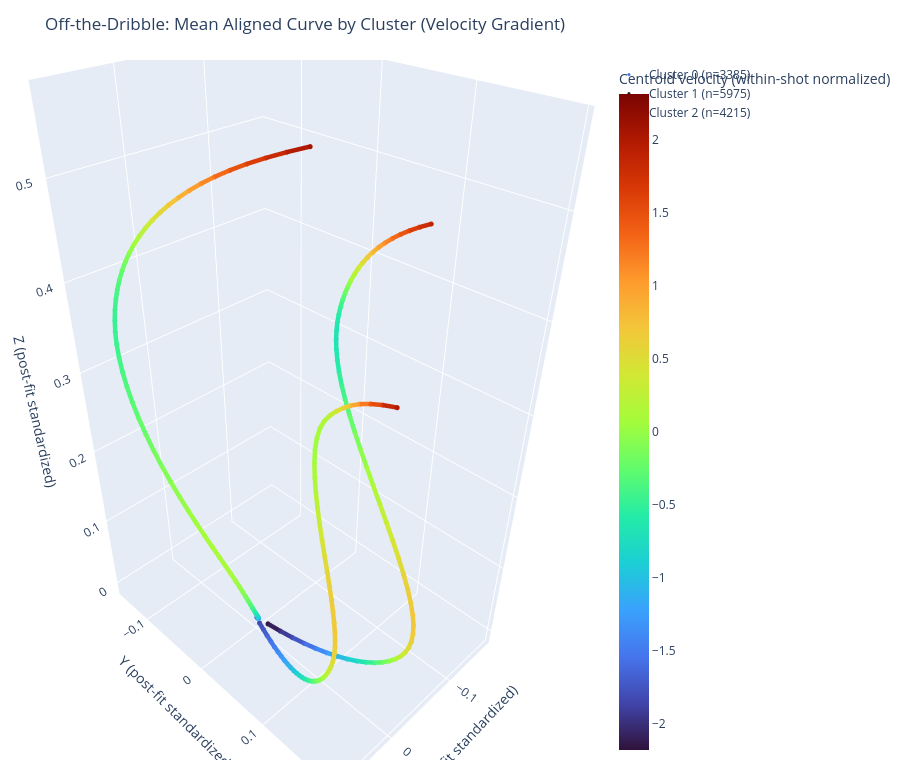

This figure's notebook cell:
### Code cell
# Off-the-dribble clustering (self-contained cell).
# Reuses traj_df from earlier pipeline and mirrors catch-and-shoot processing.

# Ensure geomstats compatibility in this environment.
if not hasattr(np, 'trapz') and hasattr(np, 'trapezoid'):
    np.trapz = np.trapezoid

import geomstats.backend as gs
from geomstats.geometry.discrete_curves import DiscreteCurvesStartingAtOrigin, SRVMetric
from sklearn.cluster import KMeans
from sklearn.metrics import silhouette_score
from sklearn.preprocessing import StandardScaler

if 'pick_optimal_kmeans_k' not in globals():
    def pick_optimal_kmeans_k(feature_matrix, k_candidates, random_state=42):
        n_samples = int(feature_matrix.shape[0])
        valid_k = sorted({int(k) for k in k_candidates if 2 <= int(k) < n_samples})
        if not valid_k:
            fallback_k = 2 if n_samples >= 3 else 1
            return fallback_k, pd.DataFrame()

        scores = []
        for k in valid_k:
            model = KMeans(n_clusters=k, random_state=random_state, n_init='auto')
            labels = model.fit_predict(feature_matrix)
            if len(np.unique(labels)) < 2:
                continue
            score = float(silhouette_score(feature_matrix, labels))
            scores.append({'k': int(k), 'silhouette': score})

        if not scores:
            return valid_k[0], pd.DataFrame()

        score_df = pd.DataFrame(scores).sort_values('k').reset_index(drop=True)
        best_row = score_df.sort_values(['silhouette', 'k'], ascending=[False, True]).iloc[0]
        return int(best_row['k']), score_df

OD_PATTERN = 'off the dribble'
K_SAMPLING_OD = 60
MAX_CLUSTER_SHOTS_OD = None  # Set an int (e.g., 1000) to cap for faster experimentation.
RANDOM_SEED_OD = 42
VELOCITY_WEIGHT_OD = 0.35
N_CLUSTERS_CANDIDATES_OD = [2, 3, 4, 5, 6]

shot_meta_od = (
    traj_df[['shot_id', 'player', 'shot_type']]
    .drop_duplicates()
    .assign(shot_type_l=lambda x: x['shot_type'].astype(str).str.lower())
)

is_od = shot_meta_od['shot_type_l'].str.contains(OD_PATTERN, na=False)
off_ids = shot_meta_od.loc[is_od, 'shot_id'].tolist()
off_df = traj_df[traj_df['shot_id'].isin(off_ids)].copy()

print(f'Off-the-dribble shots available: {len(off_ids):,}')

# Additional safeguard: normalize x/y/z within player right before path clustering.
for axis in ['x', 'y', 'z']:
    mu = off_df.groupby('player')[axis].transform('mean')
    sd = off_df.groupby('player')[axis].transform('std')
    global_sd = float(off_df[axis].std()) if not off_df.empty else 1.0
    if not np.isfinite(global_sd) or global_sd <= 1e-8:
        global_sd = 1.0
    sd = sd.fillna(global_sd)
    sd = sd.mask(sd.abs() < 1e-8, global_sd)
    off_df[axis] = (off_df[axis] - mu) / sd

curve_rows_od = []
for shot_id, g in off_df.groupby('shot_id', sort=False):
    g = g.sort_values('t_norm')

    t = g['t_norm'].to_numpy(dtype=float)
    x = g['x'].to_numpy(dtype=float)
    y = g['y'].to_numpy(dtype=float)
    z = g['z'].to_numpy(dtype=float)
    v = g['ball_velocity'].to_numpy(dtype=float)

    if len(t) < 5 or not np.isfinite(np.r_[t, x, y, z, v]).all():
        continue

    u = np.linspace(0.0, 1.0, len(t))
    u_dense = np.linspace(0.0, 1.0, K_SAMPLING_OD)

    x_dense = np.interp(u_dense, u, x)
    y_dense = np.interp(u_dense, u, y)
    z_dense = np.interp(u_dense, u, z)

    v_std = float(np.std(v))
    v_dense = np.interp(u_dense, u, v)
    if v_std > 1e-8:
        v_norm = (v_dense - float(np.mean(v))) / v_std
    else:
        v_norm = np.zeros_like(v_dense)

    meta = g[['player', 'shot_type']].iloc[0]
    curve_rows_od.append({
        'shot_id': int(shot_id),
        'player': meta['player'],
        'shot_type': meta['shot_type'],
        'curve_xyz': np.column_stack([x_dense, y_dense, z_dense]),
        'velocity_norm': v_norm,
    })

curves_df_od = pd.DataFrame(curve_rows_od)
if isinstance(MAX_CLUSTER_SHOTS_OD, int) and len(curves_df_od) > MAX_CLUSTER_SHOTS_OD:
    curves_df_od = curves_df_od.sample(MAX_CLUSTER_SHOTS_OD, random_state=RANDOM_SEED_OD).reset_index(drop=True)

if curves_df_od.empty:
    raise ValueError('No off-the-dribble trajectories available for clustering.')

curves_xyz_od = np.stack(curves_df_od['curve_xyz'].to_list(), axis=0)
vel_norm_od = np.stack(curves_df_od['velocity_norm'].to_list(), axis=0)

curves_r3_od = DiscreteCurvesStartingAtOrigin(
    ambient_dim=3,
    k_sampling_points=K_SAMPLING_OD,
    equip=False,
)

curves_proj_od = np.array(curves_r3_od.projection(gs.array(curves_xyz_od)))
curves_proj_od = np.array(curves_r3_od.normalize(gs.array(curves_proj_od)))

finite_mask_od = np.isfinite(curves_proj_od).all(axis=(1, 2))
if not finite_mask_od.all():
    curves_df_od = curves_df_od.loc[finite_mask_od].reset_index(drop=True)
    vel_norm_od = vel_norm_od[finite_mask_od]
    curves_proj_od = curves_proj_od[finite_mask_od]

curves_r3_od.equip_with_metric(SRVMetric)
curves_r3_od.equip_with_group_action('rotations')
curves_r3_od.equip_with_quotient()

template_od = gs.array(curves_proj_od[0])
aligned_curves_od = [np.array(template_od)]
align_failures_od = 0
for i in range(1, len(curves_proj_od)):
    p = gs.array(curves_proj_od[i])
    try:
        aligned = curves_r3_od.fiber_bundle.align(p, template_od)
        aligned_curves_od.append(np.array(aligned))
    except Exception:
        align_failures_od += 1
        aligned_curves_od.append(np.array(p))

aligned_curves_od = np.stack(aligned_curves_od, axis=0)

shape_features_od = aligned_curves_od.reshape(len(aligned_curves_od), -1)
feature_matrix_od = np.hstack([shape_features_od, VELOCITY_WEIGHT_OD * vel_norm_od])
feature_matrix_od = StandardScaler().fit_transform(feature_matrix_od)

N_CLUSTERS_OD, od_k_scores = pick_optimal_kmeans_k(
    feature_matrix_od,
    k_candidates=N_CLUSTERS_CANDIDATES_OD,
    random_state=RANDOM_SEED_OD,
)
kmeans_od = KMeans(n_clusters=N_CLUSTERS_OD, random_state=RANDOM_SEED_OD, n_init='auto')
labels_od = kmeans_od.fit_predict(feature_matrix_od)
curves_df_od['cluster'] = labels_od

print(f'Shots used for off-the-dribble clustering: {len(curves_df_od):,}')
print(f'Alignment fallbacks used: {align_failures_od}')
print(f'Selected optimal k (off-the-dribble): {N_CLUSTERS_OD}')
if not od_k_scores.empty:
    print('Silhouette scores by k:')
    display(od_k_scores.round(4))
print('Cluster counts:')
print(curves_df_od['cluster'].value_counts().sort_index())

# Plot centroid curves with velocity gradient (same style as trajectory plots).
cluster_means_od = []
for c in sorted(curves_df_od['cluster'].unique()):
    idx = curves_df_od.index[curves_df_od['cluster'] == c].to_numpy()
    mean_curve = aligned_curves_od[idx].mean(axis=0)
    mean_vel = vel_norm_od[idx].mean(axis=0)
    cluster_means_od.append((c, mean_curve, mean_vel, len(idx)))

vel_all_od = np.concatenate([mvel for _, _, mvel, _ in cluster_means_od])
vel_min_od = float(np.min(vel_all_od))
vel_max_od = float(np.max(vel_all_od))

fig_od = go.Figure()
for c, mean_curve, mean_vel, n_c in cluster_means_od:
    x = mean_curve[:, 0]
    y = mean_curve[:, 1]
    z = mean_curve[:, 2]

    seg_vel = (mean_vel[:-1] + mean_vel[1:]) / 2.0
    seg_colors = velocity_to_color(seg_vel, vel_min_od, vel_max_od, colorscale='Turbo')

    for i in range(len(x) - 1):
        fig_od.add_trace(go.Scatter3d(
            x=[x[i], x[i + 1]],
            y=[y[i], y[i + 1]],
            z=[z[i], z[i + 1]],
            mode='lines',
            line=dict(width=9, color=seg_colors[i]),
            hoverinfo='skip',
            showlegend=False,
        ))

    fig_od.add_trace(go.Scatter3d(
        x=x,
        y=y,
        z=z,
        mode='markers',
        marker=dict(
            size=3,
            color=mean_vel,
            colorscale='Turbo',
            cmin=vel_min_od,
            cmax=vel_max_od,
            showscale=False,
        ),
        name=f'Cluster {c} (n={n_c})',
        hovertemplate=(
            f'Cluster {c}<br>'
            'v_norm: %{marker.color:.3f}<br>'
            'x,y,z: (%{x:.3f}, %{y:.3f}, %{z:.3f})<extra></extra>'
        ),
    ))

fig_od.add_trace(go.Scatter3d(
    x=[None], y=[None], z=[None],
    mode='markers',
    marker=dict(
        size=0.1,
        color=[vel_min_od],
        colorscale='Turbo',
        cmin=vel_min_od,
        cmax=vel_max_od,
        showscale=True,
        colorbar=dict(title='Centroid velocity (within-shot normalized)'),
    ),
    hoverinfo='skip',
    showlegend=False,
))

fig_od.update_layout(
    title='Off-the-Dribble: Mean Aligned Curve by Cluster (Velocity Gradient)',
    scene=dict(
        xaxis_title='X (post-fit standardized)',
        yaxis_title='Y (post-fit standardized)',
        zaxis_title='Z (post-fit standardized)',
        aspectmode='data',
    ),
    height=760,
    margin=dict(l=0, r=0, t=60, b=0),
)
fig_od.show()

display(curves_df_od[['shot_id', 'player', 'shot_type', 'cluster']].head(12))
